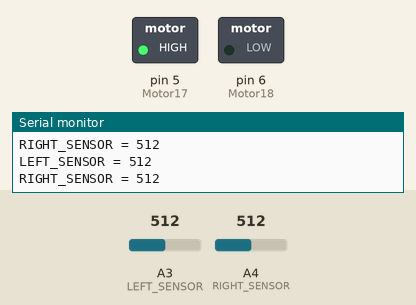
Bench run of a sketch on a simulated Arduino Uno, built with avr-gcc and run on an emulated ATmega328P. Parts: switched loads named in the sketch (green lamp = pin HIGH), the last lines printed to the serial monitor. Dashed ring = blinking. The inputs (shaded band) are chosen by the test bench; at power-on: A3 (LEFT_SENSOR) = 512, A4 (RIGHT_SENSOR) = 512. Pins used as bus, display or sensor lines are not drawn.

Above: at 1.27 s.
1.3 s: A3 (LEFT_SENSOR) set to 782
4.3 s: A3 (LEFT_SENSOR) set to 816
At 5.3 s:
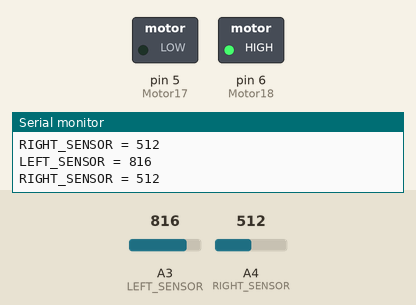
5.8 s: A4 (RIGHT_SENSOR) set to 784
8.8 s: A4 (RIGHT_SENSOR) set to 818
At 9.2 s:
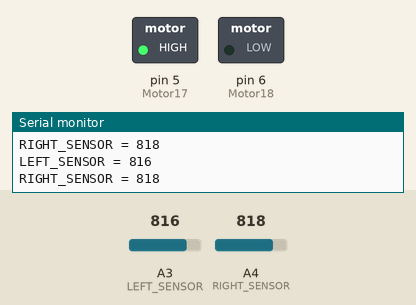
11.8 s: A4 (RIGHT_SENSOR) set to 790
At 12.8 s:
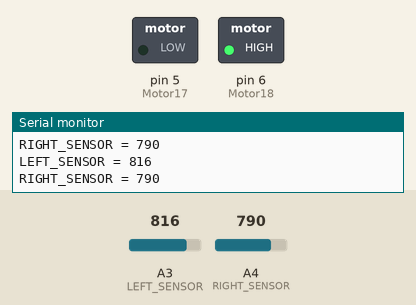
13.3 s: A3 (LEFT_SENSOR) set to 790
At 13.51 s:
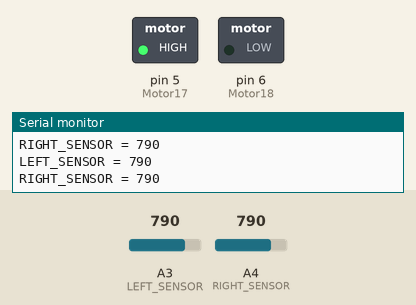
Timing chart, 0 to 17.3 s (numbered marks = the images above; inputs shaded):
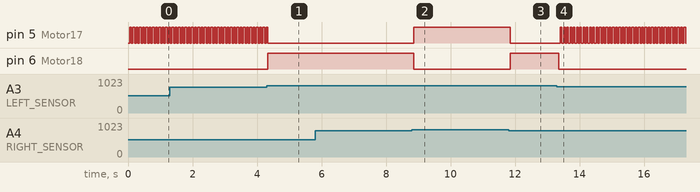

The sketch:

code.ino.ino
```cpp
#define LEFT_SENSOR 3  // pin connected to the left sensor
#define RIGHT_SENSOR 4 // pin connected to the right sensor

#define Motor14 1  // pin connected to motor 1 (control pin 1)
#define Motor15 0  // pin connected to motor 1 (control pin 2)
#define Motor17 5  // pin connected to motor 2 (control pin 1)
#define Motor18 6  // pin connected to motor 2 (control pin 2)

void setup() {
  // Set Timer 0 for PWM (Pulse Width Modulation) used for motor speed control
  TCCR0B = TCCR0B & B11111000 | B00000010;

  // Start serial communication for debugging (optional)
  Serial.begin(9600);

  // Set sensor pins as inputs
  pinMode(LEFT_SENSOR, INPUT);
  pinMode(RIGHT_SENSOR, INPUT);

  // Set motor control pins as outputs
  pinMode(Motor14, OUTPUT);
  pinMode(Motor15, OUTPUT);
  pinMode(Motor17, OUTPUT);
  pinMode(Motor18, OUTPUT);
}

void loop() {
  int leftSensorValue = analogRead(LEFT_SENSOR);  // Read analog value from left sensor
  int rightSensorValue = analogRead(RIGHT_SENSOR); // Read analog value from right sensor

  // Print sensor readings for debugging (optional)
  Serial.print("LEFT_SENSOR = ");
  Serial.println(leftSensorValue);

  Serial.print("RIGHT_SENSOR = ");
  Serial.println(rightSensorValue);

  // Call the rotation function to control motor movement based on sensor readings
  rotation(leftSensorValue, rightSensorValue);
}

void rotation(int leftValue, int rightValue) {
  // Forward (both sensors see white - high sensor readings)
  if (leftValue >= 800 && rightValue >= 800) {
    digitalWrite(Motor14, HIGH);
    digitalWrite(Motor15, LOW);
    digitalWrite(Motor17, HIGH);
    digitalWrite(Motor18, LOW);  // Set motors to move forward
  }

  // Right turn (left sensor sees black - low sensor reading, right sensor sees white)
  else if (leftValue <= 800 && rightValue >= 800) {
    digitalWrite(Motor14, LOW);
    digitalWrite(Motor15, HIGH);
    digitalWrite(Motor17, HIGH);
    digitalWrite(Motor18, LOW);  // Set motors to turn right
  }

  // Left turn (left sensor sees white, right sensor sees black)
  else if (leftValue >= 800 && rightValue <= 800) {
    digitalWrite(Motor14, HIGH);
    digitalWrite(Motor15, LOW);
    digitalWrite(Motor17, LOW);
    digitalWrite(Motor18, HIGH);  // Set motors to turn left
  }

  // Stop (both sensors see black - low sensor readings)
  else {
    digitalWrite(Motor14, LOW);
    digitalWrite(Motor15, LOW);
    digitalWrite(Motor17, LOW);
    digitalWrite(Motor18, LOW);  // Stop motors
    delay(400);                   // Wait for 400 milliseconds

    // Short forward movement to help escape from a centered position
    digitalWrite(Motor14, HIGH);
    digitalWrite(Motor15, LOW);
    digitalWrite(Motor17, HIGH);
    digitalWrite(Motor18, LOW);  // Short forward movement
    delay(400);                   // Wait for 400 milliseconds
  }
}
```

Measured:
- the behaviour switches between 799 and 800 on A3 (LEFT_SENSOR) (found by bisection; images 0 and 1)
- the behaviour switches between 799 and 800 on A4 (RIGHT_SENSOR) (found by bisection; images 1 and 2)
- after the input at 4.3 s, pin 5 (Motor17): goes on until 4.3 s, then stays LOW; pin 6 (Motor18): LOW → HIGH at once
- after the input at 8.8 s, pin 5 (Motor17): LOW → HIGH after 0.05 s; pin 6 (Motor18): HIGH → LOW after 0.05 s
- after the input at 11.8 s, pin 5 (Motor17): HIGH → LOW after 0.05 s; pin 6 (Motor18): LOW → HIGH after 0.05 s
- after the input at 13.3 s, pin 5 (Motor17): alternates HIGH for 0.05 s and LOW for 0.05 s, starting after 0.10 s; pin 6 (Motor18): HIGH → LOW after 0.05 s
- by itself, pin 5 (Motor17): alternates HIGH for 0.05 s and LOW for 0.05 s
